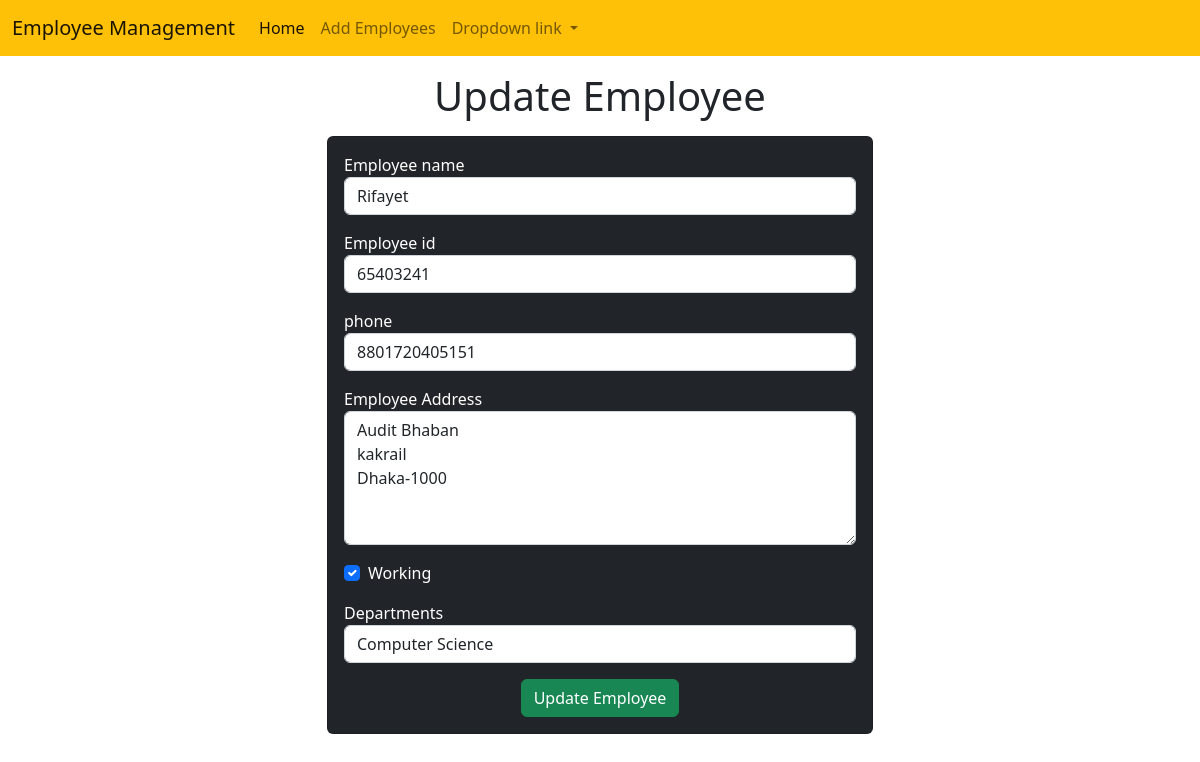
The page /employees/update-emp/6 on the database its author committed.
### employees/models.py (models this page shows)
class Emp(models.Model):
    name = models.CharField(max_length=50)
    emp_id = models.CharField(max_length=100)
    phone = models.IntegerField()
    address = models.CharField(max_length=150)
    working = models.BooleanField(default=True)
    department = models.CharField(max_length=100)

### employees/views.py (the view)
# urls.py: path('update-emp/<int:emp_id>', update_emp, name='update_emp'),
def update_emp(request, emp_id):
    emp = models.Emp.objects.get(pk=emp_id)
    print('->>>>>>>>',emp_id)
    return render(request, 'update_emp.html',{
        'emp':emp
        })

### templates/update_emp.html (shortened to what this page needs)
<!DOCTYPE html>
<html lang="en">
  <head>
    <link
      href="https://cdn.jsdelivr.net/npm/bootstrap@5.2.0-beta1/dist/css/bootstrap.min.css"
      rel="stylesheet"
    />
  </head>
  <body>
    {% include 'navbar.html' %}
    <h1 class="text-center my-3">Update Employee</h1>
    <div class="container">
      <div class="row">
        <div class="col-md-6 offset-md-3">
          <div class="card bg-dark text-white">
            <div class="card-body">
              <form action="/employees/do-update-emp/{{emp.id}}" method="POST">
                <div class="mb-3">
                  <label for="name">Employee name</label>
                  <input
                    id="name"
                    type="text"
                    class="form-control"
                    placeholder="Enter emp name"
                    name="emp_name"
                    value="{{emp.name}}"
                  />
                </div>
                <div class="mb-3">
                  <label for="id">Employee id</label>
                  <input
                    id="id"
                    type="text"
                    class="form-control"
                    placeholder="Enter emp id"
                    name="emp_id"
                    value="{{emp.emp_id}}"
                  />
                </div>
                <div class="mb-3">
                  <label for="phone">phone</label>
                  <input
                    id="phone"
                    type="text"
                    class="form-control"
                    placeholder="Enter emp phone"
                    name="emp_phone"
                    value="{{emp.phone}}"
                  />
                </div>
                <div class="mb-3">
                  <label for="address">Employee Address</label>
                  <textarea
                    name="emp_address"
                    id="address"
                    rows="5"
                    class="form-control"
                  >{{emp.address}}</textarea>
                </div>
                <div class="mb-3 form-check">
                  <label for="working">Working</label>
                  <input {% if emp.working %} checked {% endif %} id="working" name="emp_working" type="checkbox" class="form-check-input">
                </div>
                <div class="mb-3 ">
                  <label for="department">Departments</label>
                  <select value="{{emp.department}}"name="emp_department" id="department" class="form-control">
                      <option value="CSE">Computer Science</option>
                  </select>
                </div>
                <div class="container text-center">
                    <button class="btn btn-success">
                        Update Employee
                    </button>
                </div>
              </form>
            </div>
          </div>
        </div>
      </div>
    </div>
  </body>
</html>

### rows shown on the page
Emp: emp_name "Rifayet", emp_id "65403241", emp_phone "8801720405151", emp_address "Audit Bhaban kakrail Dhaka-1000", working "☑", emp_department "Computer Science"
